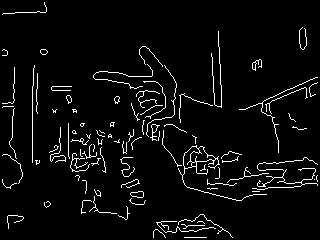
#> input picture ComputerVision/cs4337-assign6-chamfer-dist-amd342/data/clutter1_edges.bmp, 320 x 240 px
$ jupyter execute ScrapPaper.ipynb
#> lines starting #> are read from the running program, lines starting #| are printed output that depends on the picture; after the words box and inside, x2 and y2 are one past the last pixel; in counts of white or black regions, pixels touching at a corner belong together; long printed decimals are rounded
### ComputerVision/cs4337-assign6-chamfer-dist-amd342/draw_rectangle.py
import cv2

def draw_rectangle(img, top, bottom, left, right):
    # Determine if the image is grayscale or color
    if len(img.shape) == 2 or img.shape[2] == 1:  # Grayscale
        color = 255  # White color for grayscale
    else:  # Color
        color = (255, 255, 255)  # White color for RGB

    thickness = 2
    cv2.rectangle(img, (left, top), (right, bottom), color, thickness)
    return img

### ComputerVision/cs4337-assign6-chamfer-dist-amd342/detect_skin.py
import numpy as np

def detect_skin(image, positive_histogram, negative_histogram):
    """
    Detects skin in an image using positive and negative histograms.

    Parameters:
        image (numpy.ndarray): The input image array with shape (height, width, 3).
        positive_histogram (numpy.ndarray): The positive histogram.
        negative_histogram (numpy.ndarray): The negative histogram.

    Returns:
        numpy.ndarray: The output array with skin detection probabilities, shape (height, width).
    """

    histogram_bins = positive_histogram.shape[0]
    factor = 256 / histogram_bins

    # Calculate indices for each color channel
    red_indices = (image[:, :, 0] / factor).astype(int)
    green_indices = (image[:, :, 1] / factor).astype(int)
    blue_indices = (image[:, :, 2] / factor).astype(int)

    # Fetch probabilities from histograms using the indices
    skin_values = positive_histogram[red_indices, green_indices, blue_indices]
    non_skin_values = negative_histogram[red_indices, green_indices, blue_indices]

    # Compute total probabilities
    total = skin_values + non_skin_values

    # [5 lines of commented-out code are left out]
    result = np.divide(skin_values, total, out=np.zeros_like(skin_values), where=total!=0)

    return result

### ComputerVision/cs4337-assign6-chamfer-dist-amd342/chamfer_search.py
import cv2
import numpy as np
from draw_rectangle import draw_rectangle
import matplotlib.pyplot as plt

def chamfer_search(edge_image, template, scale, number_of_results):

    # Apply distance transform to the edge image
    edge_image_inv = cv2.bitwise_not(edge_image)
    distance_transform = cv2.distanceTransform(edge_image_inv, cv2.DIST_L2, 5)

    # Resize the template and convert to uint8
    resized_template = cv2.resize(template, None, fx=scale, fy=scale).astype(np.uint8)

    # Compute Chamfer distance scores
    convolution_scores = cv2.filter2D(distance_transform, -1, resized_template)

    # Normalize the result
    scores = convolution_scores / convolution_scores.max()
    scores_copy = scores.copy()

    # Find top matches without overlap
    top_matches = []
    for _ in range(number_of_results):
        # Find the minimum location in the current result
        min_val, max_val, min_loc, max_loc = cv2.minMaxLoc(scores_copy)
        top_matches.append(min_loc)

        # Set the pixels within the region of the current match to 1
        y1 = min_loc[1] - int(resized_template.shape[0] / 2)
        y2 = min_loc[1] + int(resized_template.shape[0] / 2)
        x1 = min_loc[0] - int(resized_template.shape[1] / 2)
        x2 = min_loc[0] + int(resized_template.shape[1] / 2)
        scores_copy[y1:y2, x1:x2] = 1

    # Create result image and draw bounding rectangles
    result_image = cv2.imread('data/clutter1_edges.bmp')

    for (x, y) in top_matches:
        top = y + int(resized_template.shape[0] / 2)
        bottom = y - int(resized_template.shape[0] / 2)
        left = x - int(resized_template.shape[1] / 2)
        right = x + int(resized_template.shape[1] / 2)
        result_image = draw_rectangle(result_image, top, bottom, left, right)

    return scores, result_image

### ComputerVision/cs4337-assign6-chamfer-dist-amd342/ScrapPaper.ipynb
Task 1 [50 pts]: Implement an algorithmically efficient version of object detection using the chamfer distance. In particular, implement a function

(scores, result_image) = chamfer_search(edge_image, template, scale, number_of_results),

where:

edge_image is the image (2D matrix) you want to search.
template is the pattern (2D matrix) you are searching for.
scale A scale s means that the template size must be multiplied by s in order to match the occurrence of the object in the image.
number_of_results specifies the number of results that will be displayed on result_image (note: result_image is an output argument).
scores is a matrix of size equal to the size of the image, and scores(i,j) is the directed chamfer distance from the template to a window centered at (i, j).
result_image is a copy of edge_image, with white bounding rectangles drawn in white color for the best matches found during the search. The number of bounding rectangles to be drawn is specified by the input argument number_of_results. The centers of these bounding rectangles are simply the pixel locations in scores (which is the first output argument). Note: you may use the given draw_rectangle function to draw the bounding rectangles.
Tip: To avoid many bounding rectangles appearing on top of each other, do not allow more than 50% overlap between two rectangles, i.e., the center of one rectangle should not be allowed within the region defined by a previous rectangle. Note: this should not change the scores matrix that is returned by the function, so make sure to make a copy of it inside your function.
Your function will be graded based on the correctness and efficiency of the implementation. As usual, feel free to use any functions that OpenCV already defines (such as cv.distanceTransform()), or code posted on the course repository.

[cell 1]
#VERSION1
import cv2
import numpy as np
from draw_rectangle import draw_rectangle
import matplotlib.pyplot as plt

edge_image = cv2.imread('data/clutter1_edges.bmp', cv2.IMREAD_GRAYSCALE)
#> edge_image: shape (240, 320); 4.5% white in thin lines or dots
template = cv2.imread('data/template.bmp', cv2.IMREAD_GRAYSCALE)
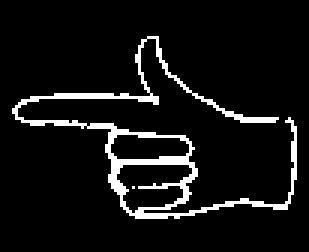
#> input picture ComputerVision/cs4337-assign6-chamfer-dist-amd342/data/template.bmp, 103 x 84 px (shown 3 times larger)
#> template: shape (84, 103); 7.5% white in thin lines or dots, all inside (x1, y1, x2, y2) = (4, 12, 99, 73)
scale = 1
number_of_results = 5

# Apply distance transform to the edge image
edge_image_inv = cv2.bitwise_not(edge_image)
#> edge_image_inv: shape (240, 320); 95.5% white; black in thin lines or dots
distance_transform = cv2.distanceTransform(edge_image_inv, cv2.DIST_L2, 5)

# Resize the template and convert to uint8
resized_template = cv2.resize(template, None, fx=scale, fy=scale).astype(np.uint8)

# Compute Chamfer distance scores
convolution_scores = cv2.filter2D(distance_transform, -1, resized_template)
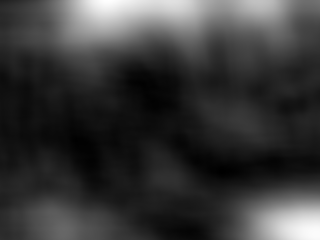
#> convolution_scores: shape (240, 320) float32; min 375619.4, max 6580887, mean 1760488.2; drawn with min black and max white

# Normalize the result
scores = convolution_scores / convolution_scores.max()
scores_copy = scores.copy()


min_score = np.min(scores)
#> min_score = 0.0571
row, col = np.unravel_index(np.argmin(scores, axis=None), scores.shape)
#> row = 171; col = 222
print(min_score)
#| 0.05708
print(row)
#| 171
print(col)
#| 222

# [7 lines of commented-out code are left out]
top_matches = []
for _ in range(number_of_results):
    # Find the minimum location in the current result
    min_val, max_val, min_loc, max_loc = cv2.minMaxLoc(scores_copy)
    top_matches.append(min_loc)

    # Set the pixels within the region of the current match to 1
    y1 = min_loc[1] - int(resized_template.shape[0] / 2)
    y2 = min_loc[1] + int(resized_template.shape[0] / 2)
    x1 = min_loc[0] - int(resized_template.shape[1] / 2)
    x2 = min_loc[0] + int(resized_template.shape[1] / 2)
    scores_copy[y1:y2, x1:x2] = 1
#> this loop made 5 passes
#> (min_val, min_loc, y1, y2, x1, x2) on passes 1 to 5: (0.0571, (222, 171), 129, 213, 171, 273), (0.0621, (76, 140), 98, 182, 25, 127), (0.0642, (143, 84), 42, 126, 92, 194), (0.0767, (274, 160), 118, 202, 223, 325), (0.0772, (188, 231), 189, 273, 137, 239)
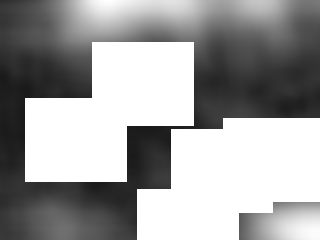
#> scores_copy: shape (240, 320) float32; min 0.0992, max 1, mean 0.625
#> after the loop, top_matches = [(222, 171), (76, 140), (143, 84), (274, 160), (188, 231)]

# [7 lines of commented-out code are left out]
result_image = cv2.imread('data/clutter1_edges.bmp')
#> result_image is the input picture: shape (240, 320, 3); 4.5% white in thin lines or dots

for (x, y) in top_matches:
    top = y + int(resized_template.shape[0] / 2)
    bottom = y - int(resized_template.shape[0] / 2)
    left = x - int(resized_template.shape[1] / 2)
    right = x + int(resized_template.shape[1] / 2)
    result_image = draw_rectangle(result_image, top, bottom, left, right)
#> this loop made 5 passes
#> (x, y, top, bottom, left, right) on passes 1 to 5: (222, 171, 213, 129, 171, 273), (76, 140, 182, 98, 25, 127), (143, 84, 126, 42, 92, 194), (274, 160, 202, 118, 223, 325), (188, 231, 273, 189, 137, 239)
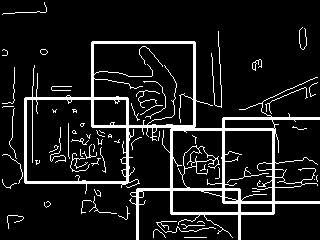
#> result_image: shape (240, 320, 3); 10.4% white; 62 white regions (30 under 20 px), largest, box (x1, y1, x2, y2) and area: (24, 41, 320, 240) 6218, (211, 31, 222, 108) 135, (156, 221, 216, 233) 100

min_score = np.min(scores)
row, col = np.unravel_index(np.argmin(scores, axis=None), scores.shape)
print(min_score)
#| 0.05708
print(row)
#| 171
print(col)
#| 222

min_score = np.min(scores_copy)
#> min_score = 0.0992
row, col = np.unravel_index(np.argmin(scores_copy, axis=None), scores.shape)
#> row = 112; col = 24
print(min_score)
#| 0.09922
print(row)
#| 112
print(col)
#| 24

#plt.imshow(result_image)
#print(top_matches)

[cell 2]
#VERSION2
import cv2
import numpy as np
from draw_rectangle import draw_rectangle
import matplotlib.pyplot as plt

edge_image = cv2.imread('data/clutter1_edges.bmp', cv2.IMREAD_GRAYSCALE)
template = cv2.imread('data/template.bmp', cv2.IMREAD_GRAYSCALE)
scale = 1
number_of_results = 5

# Apply distance transform to the edge image
edge_image_inv = cv2.bitwise_not(edge_image)
distance_transform = cv2.distanceTransform(edge_image_inv, cv2.DIST_L2, 5)

# Resize the template and convert to uint8
resized_template = cv2.resize(template, None, fx=scale, fy=scale).astype(np.uint8)

# Compute Chamfer distance scores
convolution_scores = cv2.filter2D(distance_transform, -1, resized_template)

# Normalize the result
scores = convolution_scores / convolution_scores.max()


min_score = np.min(scores)
#> min_score = 0.0571
row, col = np.unravel_index(np.argmin(scores, axis=None), scores.shape)
#> row = 171; col = 222
print(min_score)
#| 0.05708
print(row)
#| 171
print(col)
#| 222


# Find top matches without overlap
top_matches = []
for _ in range(number_of_results):
    # Find the minimum location in the current result
    min_val, max_val, min_loc, max_loc = cv2.minMaxLoc(scores)
    top_matches.append(min_loc)

    # Set the pixels within the region of the current match to 1
    y1 = min_loc[1] - int(resized_template.shape[0] / 2)
    y2 = min_loc[1] + int(resized_template.shape[0] / 2)
    x1 = min_loc[0] - int(resized_template.shape[1] / 2)
    x2 = min_loc[0] + int(resized_template.shape[1] / 2)
    scores[y1:y2, x1:x2] = 1

# Create result image and draw bounding rectangles
result_image = cv2.imread('data/clutter1_edges.bmp')

for (x, y) in top_matches:
    top = y + int(resized_template.shape[0] / 2)
    bottom = y - int(resized_template.shape[0] / 2)
    left = x - int(resized_template.shape[1] / 2)
    right = x + int(resized_template.shape[1] / 2)
    result_image = draw_rectangle(result_image, top, bottom, left, right)

plt.imshow(result_image)
print(top_matches)
#| [(222, 171), (76, 140), (143, 84), (274, 160), (188, 231)]

Task 2 [50 pts]: Implement a function called (scores, result_image) = skin_chamfer_search(color_image, edge_image, template, scale, number_of_results) that, in addition to your solution to Task 1, also uses histogram-based skin detection to improve results, for cases where we are interested in detecting hands.
Your goal for this task is to improve detection accuracy by combining skin detection and chamfer distance. When combining these two, you should expect the hand to be detected as the top 1 result.
The skin histograms are available in the data folder and can be loaded inside your function using np.load(). The function detect_skin() is also provided.
The detection speed can also be improved using this technique, however, the way to achieve that is more advanced, and it is not required for this assignment. You can try it optionally if you wish.
An example of a test image, corresponding edge image, and template, that can be passed to this function, is seen in Figure 1.

[cell 3]
import cv2
import numpy as np
import matplotlib.pyplot as plt
from draw_rectangle import draw_rectangle
from detect_skin import detect_skin
from chamfer_search import chamfer_search

color_image = cv2.imread('data/clutter1.bmp')
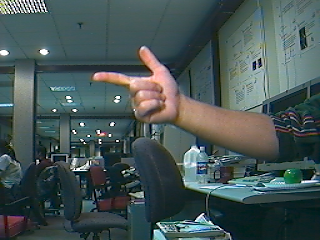
#> input picture ComputerVision/cs4337-assign6-chamfer-dist-amd342/data/clutter1.bmp, 320 x 240 px
#> color_image is the input picture: shape (240, 320, 3); mean B, G, R 85.2, 85.6, 70.1
color_image = cv2.cvtColor(color_image, cv2.COLOR_BGR2RGB)
edge_image = cv2.imread('data/clutter1_edges.bmp', cv2.IMREAD_GRAYSCALE)
template = cv2.imread('data/template.bmp', cv2.IMREAD_GRAYSCALE)
scale = 1
number_of_results = 1
threshold = .05
pos_hist = np.load('data/positive_histogram.npy')
#> (reads ComputerVision/cs4337-assign6-chamfer-dist-amd342/data/positive_histogram.npy from the repository)
neg_hist = np.load('data/negative_histogram.npy')
#> (reads ComputerVision/cs4337-assign6-chamfer-dist-amd342/data/negative_histogram.npy from the repository)

skin_mask = detect_skin(color_image, pos_hist, neg_hist)  # Load histograms using np.load()
#> in detect_skin, `red_indices = (image[:, :, 0] / factor).astype(int)`:
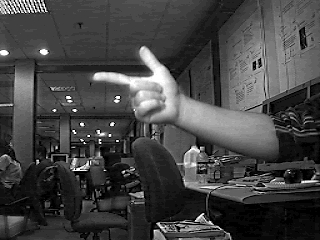
#> red_indices: shape (240, 320) int64; min 0, max 31, mean 8.3; drawn with min black and max white
#> in detect_skin, `blue_indices = (image[:, :, 2] / factor).astype(int)`:
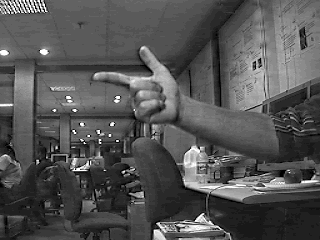
#> blue_indices: shape (240, 320) int64; min 0, max 31, mean 10.2; drawn with min black and max white

# Step 2: Apply skin mask to the edge image
edge_image_skin = edge_image.copy()
edge_image_skin[skin_mask < threshold] = 0
#> edge_image_skin: shape (240, 320); 0.71% white in thin lines or dots, all inside (x1, y1, x2, y2) = (5, 10, 317, 231)


# Step 3: Use chamfer search in the skin-filtered edge image
scores, result_image = chamfer_search(edge_image_skin, template, scale, number_of_results)
#> in chamfer_search, `convolution_scores = cv2.filter2D(distance_transform, -1, resized_temp..`:
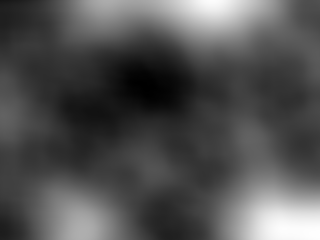
#> convolution_scores: shape (240, 320) float32; min 476816.8, max 9622531, mean 3403703.8; drawn with min black and max white
#> the loop in chamfer_search, `for _ in range(number_of_results):` made 1 pass
#> (min_val, max_val, min_loc, max_loc, y1, y2, x1, x2) on pass 1: (0.0496, 1, (143, 84), (319, 234), 42, 126, 92, 194)
#> after the loop in chamfer_search, `for _ in range(number_of_results):`:
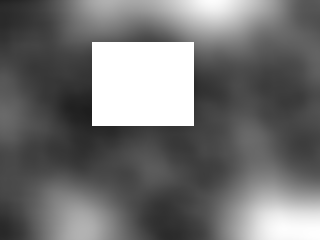
#> scores_copy: shape (240, 320) float32; min 0.118, max 1, mean 0.448
#> after the loop in chamfer_search, `for _ in range(number_of_results):`: top_matches = [(143, 84)]
#> the loop in chamfer_search, `for (x, y) in top_matches:` made 1 pass
#> (x, y, top, bottom, left, right, color in draw_rectangle, thickness in draw_rectangle) on pass 1: (143, 84, 126, 42, 92, 194, (255, 255, 255), 2)
#> pass 1, in chamfer_search, `result_image = draw_rectangle(result_image, top, bottom, left, right)`:
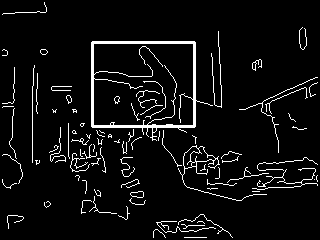
#> result_image: shape (240, 320, 3); 5.9% white in thin lines or dots

min_score = np.min(scores)
#> min_score = 0.0496
row, col = np.unravel_index(np.argmin(scores, axis=None), scores.shape)
#> row = 84; col = 143
print(min_score)
#| 0.04955
print(row)
#| 84
print(col)
#| 143

# Step 4: Return the top match's score and resulting image
top_score = scores[0]
#> top_score = 320 values, max 0.99 at index 212, min 0.135 at index 0, mean 0.597
top_result_image = result_image
